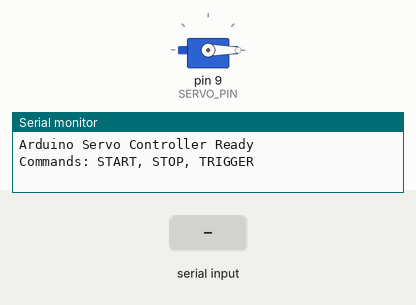
Recording of a sketch running on a simulated Arduino Uno, built with avr-gcc and run on an emulated ATmega328P. Shown: servo, the last lines printed to the serial monitor. The inputs (shaded band) are chosen by the test bench.

Above: at 1.2 s.
1.3 s: "START\n" received over Serial
At 2.2 s:
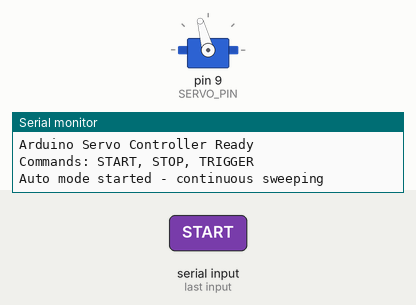
4.3 s: "STOP\n" received over Serial
At 5.0 s:
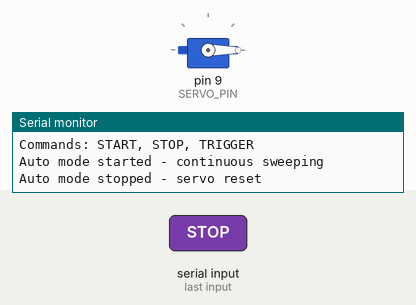
5.8 s: "TRIGGER\n" received over Serial
At 6.23 s:
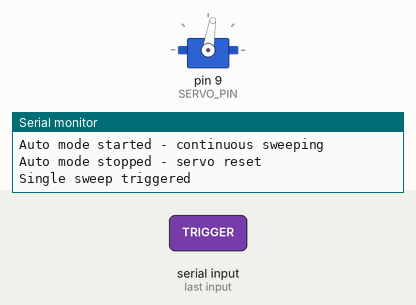
Timing chart, 0 to 8.8 s (numbered marks = the images above; inputs shaded):
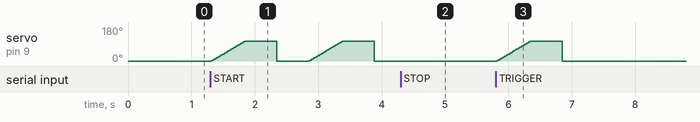

Measured:
- after the input at 1.3 s, servo on pin 9 (SERVO_PIN): ramps from 0° to 105° and jumps back, once every 1.5 s
- after the input at 4.3 s, servo on pin 9 (SERVO_PIN): stays 0° (without the input it goes to 1° after 0.09 s)
- after the input at 5.8 s, servo on pin 9 (SERVO_PIN): rises from 0° to 105° in 0.53 s, then falls to 0° in 0.51 s

The sketch:

servo_controller.ino
```cpp
#include <Servo.h>

Servo myServo;
const int SERVO_PIN = 9;  // Connect servo to digital pin 9
const int START_POSITION = 0;
const int END_POSITION = 105;
const int SWEEP_DELAY = 5;  // Delay between each degree (ms)
const int RESET_DELAY = 500;  // Delay before resetting (ms)

bool autoMode = false;
bool triggerSweep = false;

void setup() {
  Serial.begin(9600);
  myServo.attach(SERVO_PIN);
  myServo.write(START_POSITION);
  Serial.println("Arduino Servo Controller Ready");
  Serial.println("Commands: START, STOP, TRIGGER");
}

void loop() {
  // Check for serial commands
  if (Serial.available() > 0) {
    String command = Serial.readStringUntil('\n');
    command.trim();
    handleCommand(command);
  }

  // Execute sweep if triggered or in auto mode
  if (triggerSweep || autoMode) {
    performSweep();
    triggerSweep = false;  // Reset trigger after single sweep
  }
}

void handleCommand(String command) {
  command.toUpperCase();

  if (command == "START") {
    autoMode = true;
    Serial.println("Auto mode started - continuous sweeping");
  }
  else if (command == "STOP") {
    autoMode = false;
    myServo.write(START_POSITION);
    Serial.println("Auto mode stopped - servo reset");
  }
  else if (command == "TRIGGER") {
    triggerSweep = true;
    Serial.println("Single sweep triggered");
  }
  else if (command.startsWith("SLEEPING") || command.startsWith("DOOMSCROLLING")) {
    // Handle action detection triggers
    triggerSweep = true;
    Serial.print("Action detected: ");
    Serial.println(command);
  }
  else {
    Serial.print("Unknown command: ");
    Serial.println(command);
  }
}

void performSweep() {
  // Sweep from 0 to 130 degrees
  for (int pos = START_POSITION; pos <= END_POSITION; pos++) {
    myServo.write(pos);
    delay(SWEEP_DELAY);

    // Check for stop command during sweep
    if (Serial.available() > 0) {
      String command = Serial.readStringUntil('\n');
      command.trim();
      command.toUpperCase();
      if (command == "STOP") {
        autoMode = false;
        myServo.write(START_POSITION);
        Serial.println("Sweep interrupted - stopped");
        return;
      }
    }
  }

  // Hold at end position briefly
  delay(RESET_DELAY);

  // Return to start position
  myServo.write(START_POSITION);

  // Brief pause before next sweep
  delay(RESET_DELAY);
}
```
